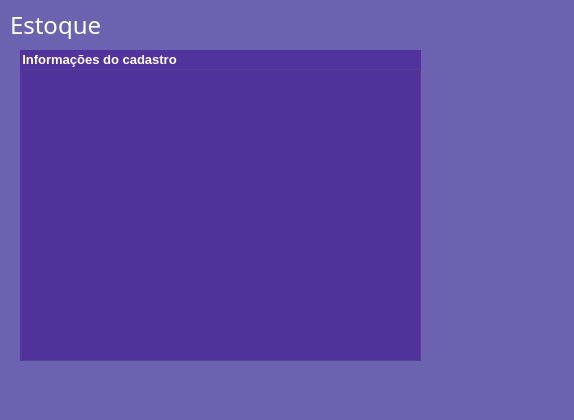
<?xml version="1.0" encoding="UTF-8"?>
<ui version="4.0">
 <class>Form</class>
 <widget class="QWidget" name="Form">
  <property name="geometry">
   <rect>
    <x>0</x>
    <y>0</y>
    <width>574</width>
    <height>420</height>
   </rect>
  </property>
  <property name="windowTitle">
   <string>Form</string>
  </property>
  <property name="styleSheet">
   <string notr="true">background-color:rgb(108, 99, 176);</string>
  </property>
  <widget class="QLabel" name="label_2">
   <property name="geometry">
    <rect>
     <x>10</x>
     <y>10</y>
     <width>222</width>
     <height>29</height>
    </rect>
   </property>
   <property name="font">
    <font>
     <family>Impact</family>
     <pointsize>18</pointsize>
    </font>
   </property>
   <property name="styleSheet">
    <string notr="true">color: rgb(255, 255, 255);</string>
   </property>
   <property name="text">
    <string>Estoque</string>
   </property>
  </widget>
  <widget class="QGroupBox" name="groupBox">
   <property name="geometry">
    <rect>
     <x>20</x>
     <y>50</y>
     <width>401</width>
     <height>311</height>
    </rect>
   </property>
   <property name="font">
    <font>
     <pointsize>10</pointsize>
     <weight>75</weight>
     <bold>true</bold>
    </font>
   </property>
   <property name="styleSheet">
    <string notr="true">background-color: rgb(81, 51, 157);
color:rgb(255,255,255);</string>
   </property>
   <property name="title">
    <string>Informações do cadastro</string>
   </property>
   <layout class="QVBoxLayout" name="verticalLayout_2"/>
  </widget>
 </widget>
 <resources/>
 <connections/>
</ui>
